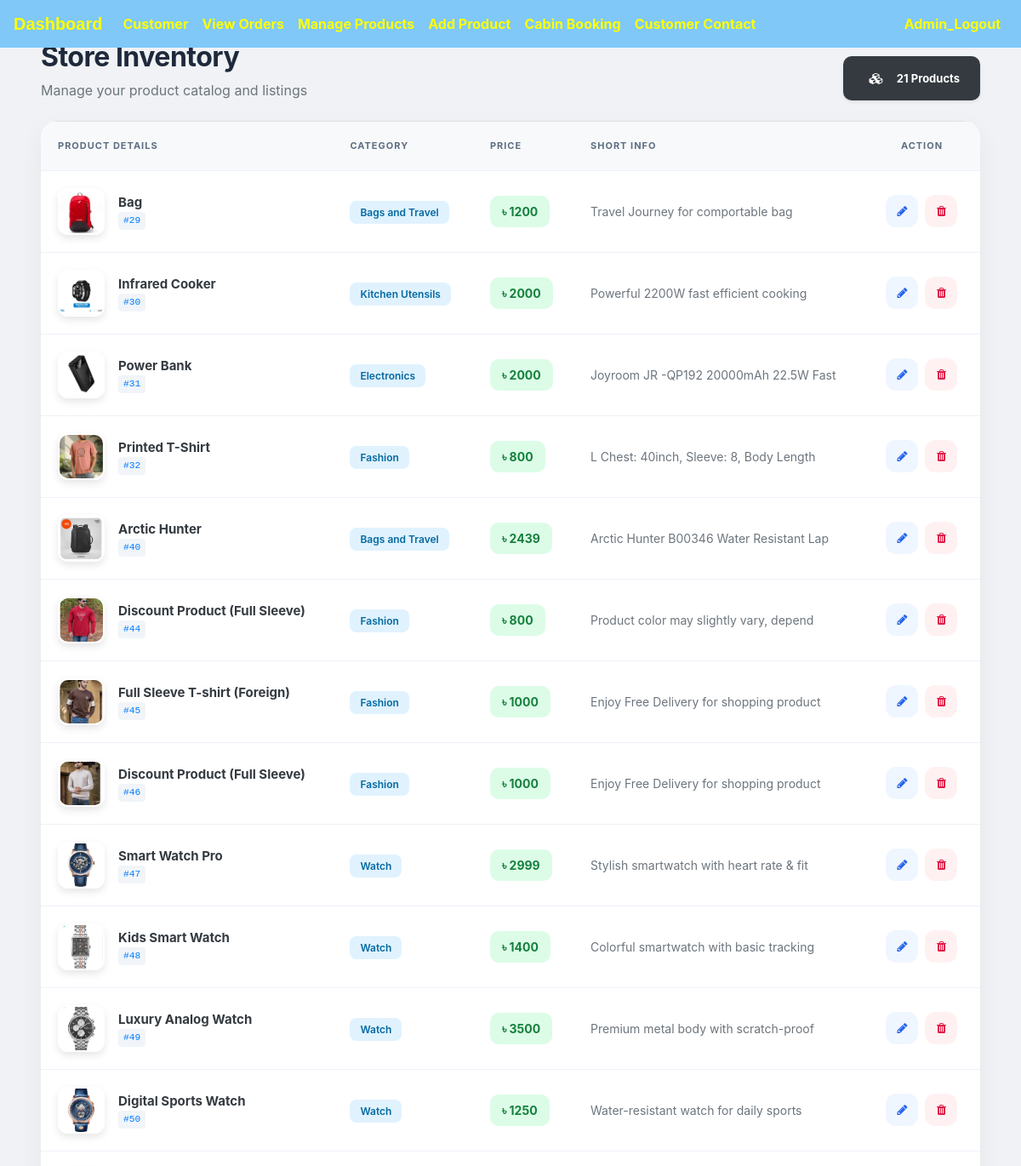
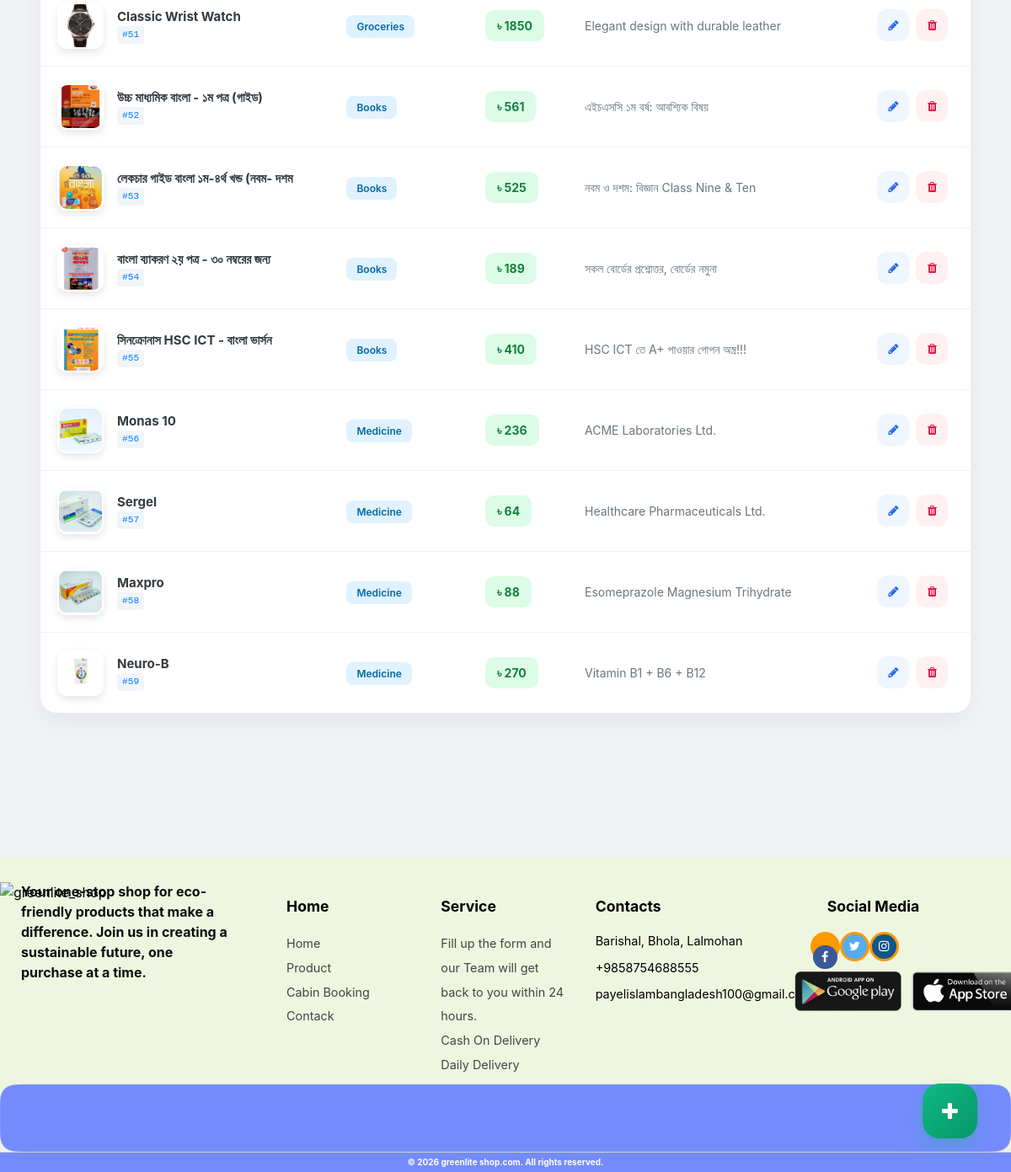
The app's page /admin-products (signed in) with its own data (2 pictures, top to bottom).
### ecom/models.py (models this page shows, shortened)
class Product(models.Model):
    CAT_CHOICES = (
        ('Fashion', 'Fashion'),
        ('Bags and Travel', 'Bags and Travel'),
        ('Medicine', 'Medicine'),
        ('Mobiles', 'Mobiles'),
        ('Books', 'Books'),
        ('Food', 'Food'),
        ('Watch','Watch'),
        ('Groceries','Groceries'),
        ('Furniture & Décor','Furniture & Décor'),
        ('Woman Dress','Woman Dress'),
        ('Kitchen Utensils','Kitchen Utensils'),
        ('Electronics','Electronics'),
        ('Tour','Tour'),
    )
    name = models.CharField(max_length=40)
    product_image = models.ImageField(upload_to='product_image/', null=True, blank=True)
    price = models.PositiveIntegerField()
    description = models.CharField(max_length=40)
    category = models.CharField(max_length=50, choices=CAT_CHOICES, default='Fashion')

### ecom/views.py (the view)
# urls.py: path('admin-products', views.admin_products_view,name='admin-products'),
@login_required(login_url='adminlogin')
def admin_products_view(request):
    products=models.Product.objects.all()
    return render(request,'ecom/admin_products.html',{'products':products})

### templates/ecom/admin_products.html (shortened to what this page needs)
{% extends 'ecom/admin_base.html' %}
{% load static %}
{% block content %}
<div class="container-fluid px-lg-5">
    <div class="row mt-5">
        <div class="col-12">
            <div class="d-flex justify-content-between align-items-end mb-4 inventory-header">
                <div>
                    <h2 class="font-weight-bold">Store Inventory</h2>
                    <p class="text-muted mb-0">Manage your product catalog and listings</p>
                </div>
                <div class="text-right">
                    <span class="badge badge-pill badge-dark py-2 px-4 shadow-sm" style="font-size: 13px; border-radius: 10px;">
                        <i class="fa fa-cubes mr-2"></i> {{ products.count }} Products
                    </span>
                </div>
            </div>
            <div class="inventory-card">
                <div class="table-responsive">
                    <table class="table table-hover">
                        <thead>
                            <tr>
                                <th>Product Details</th>
                                <th>Category</th>
                                <th>Price</th>
                                <th>Short Info</th>
                                <th class="text-center">Action</th>
                            </tr>
                        </thead>
                        <tbody>
                            {% for p in products %}
                            <tr>
                                <td>
                                    <div class="d-flex align-items-center">
                                        {% if p.product_image %}
                                            <img src="{{ p.product_image.url }}" class="product-img-table mr-3" alt="{{ p.name }}">
                                        {% else %}
                                            <div class="product-img-table mr-3 d-flex align-items-center justify-content-center bg-light text-muted" style="border: 2px dashed #cbd5e1;">
                                                <i class="fa fa-image"></i>
                                            </div>
                                        {% endif %}
                                        <div class="d-flex flex-column">
                                            <span class="font-weight-bold text-dark" style="font-size: 15px;">{{ p.name }}</span>
                                            <code class="small text-primary" style="background: #f1f5f9; padding: 2px 6px; border-radius: 4px; width: fit-content;">#{{ p.id }}</code>
                                        </div>
                                    </div>
                                </td>
                                <td><span class="badge-soft-info">{{ p.category }}</span></td>
                                <td><span class="badge-price">৳ {{ p.price }}</span></td>
                                <td>
                                    <span class="text-muted" title="{{ p.description }}">
                                        {{ p.description|truncatewords:8 }}
                                    </span>
                                </td>
                                <td class="text-center">
                                    <div class="d-flex justify-content-center">
                                        <a href="{% url 'update-product' p.id %}" class="btn-action btn-edit" title="Edit Product">
                                            <i class="fa fa-pencil"></i>
                                        </a>
                                        <a href="{% url 'delete-product' p.id %}" class="btn-action btn-delete" title="Delete Product">
                                            <i class="fa fa-trash"></i>
                                        </a>
                                    </div>
                                </td>
                            </tr>
                            {% endfor %}
                        </tbody>
                    </table>
                </div>
            </div>
        </div>
    </div>
</div>
<a href="/admin-add-product" class="float-add" title="Add New Product">
    <i class="fa fa-plus"></i>
</a>
{% endblock content %}

### templates/ecom/admin_base.html (style rules this page uses)
.fa { font-size: 23px; width: 2em; height: 2em; text-align: center; text-decoration: none; margin: 5px 2px; border-radius: 50%; padding-top: 0.5em; }
p { text-align: center; }

### templates/ecom/admin_products.html (style rules this page uses)
body { background-color: #f0f2f5; }
.inventory-card { background: #ffffff; border: none; border-radius: 20px; box-shadow: 0 10px 30px rgba(0, 0, 0, 0.05); overflow: hidden; margin-bottom: 50px; }
.table { margin-bottom: 0; }
.table thead th { background-color: #f8f9fa; color: #5e6e82; font-weight: 700; text-transform: uppercase; font-size: 11px; letter-spacing: 1px; border-bottom: 1px solid #edf2f9; padding: 20px; }
.table tbody td { padding: 20px; vertical-align: middle; border-top: 1px solid #edf2f9; color: #4d5969; font-size: 14px; }
.product-img-table { width: 55px; height: 55px; object-fit: cover; border-radius: 12px; box-shadow: 0 4px 10px rgba(0, 0, 0, 0.1); border: 2px solid #fff; }
.badge-soft-info { background-color: #e0f2fe; color: #0369a1; padding: 6px 12px; border-radius: 8px; font-weight: 600; font-size: 12px; }
.badge-price { background-color: #dcfce7; color: #15803d; font-weight: 700; padding: 8px 14px; border-radius: 10px; display: inline-block; }
.btn-action { width: 38px; height: 38px; display: inline-flex; align-items: center; justify-content: center; border-radius: 12px; margin: 0 4px; transition: all 0.2s ease; border: none; }
.btn-edit { background-color: #eff6ff; color: #2563eb; }
.btn-delete { background-color: #fff1f2; color: #e11d48; }
.float-add { position: fixed; width: 65px; height: 65px; bottom: 40px; right: 40px; background: linear-gradient(135deg, #10b981 0%, #059669 100%); color: #FFF; border-radius: 20px; box-shadow: 0 10px 20px rgba(16, 185, 129, 0.3); display: flex; align-items: center; justify-content: center; font-size: 24px; z-index: 1000; transition: all 0.3s cubic-bezier(0.175, 0.885, 0.32, 1.275); }
.inventory-header h2 { color: #1e293b; letter-spacing: -0.5px; }

### records on screen
Product: product_image (picture), name "Bag", id "29", category "Bags and Travel", price "1200", description "Travel Journey for comportable bag"
Product: product_image (picture), name "Infrared Cooker", id "30", category "Kitchen Utensils", price "2000", description "Powerful 2200W fast efficient cooking"
Product: product_image (picture), name "Power Bank", id "31", category "Electronics", price "2000", description "Joyroom JR -QP192 20000mAh 22.5W Fast"
Product: product_image (picture), name "Printed T-Shirt", id "32", category "Fashion", price "800", description "L Chest: 40inch, Sleeve: 8, Body Length"
Product: product_image (picture), name "Arctic Hunter", id "40", category "Bags and Travel", price "2439", description "Arctic Hunter B00346 Water Resistant Lap"
Product: product_image (picture), name "Discount Product (Full Sleeve)", id "44", category "Fashion", price "800", description "Product color may slightly vary, depend"
Product: product_image (picture), name "Full Sleeve T-shirt (Foreign)", id "45", category "Fashion", price "1000", description "Enjoy Free Delivery for shopping product"
Product: product_image (picture), name "Discount Product (Full Sleeve)", id "46", category "Fashion", price "1000", description "Enjoy Free Delivery for shopping product"
Product: product_image (picture), name "Smart Watch Pro", id "47", category "Watch", price "2999", description "Stylish smartwatch with heart rate & fit"
Product: product_image (picture), name "Kids Smart Watch", id "48", category "Watch", price "1400", description "Colorful smartwatch with basic tracking"
Product: product_image (picture), name "Luxury Analog Watch", id "49", category "Watch", price "3500", description "Premium metal body with scratch-proof"
Product: product_image (picture), name "Digital Sports Watch", id "50", category "Watch", price "1250", description "Water-resistant watch for daily sports"
Product: product_image (picture), name "Classic Wrist Watch", id "51", category "Groceries", price "1850", description "Elegant design with durable leather"
Product: product_image (picture), name "উচ্চ মাধ্যমিক বাংলা - ১ম পত্র (গাইড)", id "52", category "Books", price "561", description "এইচএসসি ১ম বর্ষ: আবশ্যিক বিষয়"
Product: product_image (picture), name "লেকচার গাইড বাংলা ১ম-৪র্থ খন্ড (নবম- দশম", id "53", category "Books", price "525", description "নবম ও দশম: বিজ্ঞান Class Nine & Ten"
Product: product_image (picture), name "বাংলা ব্যাকরণ ২য় পত্র - ৩০ নম্বরের জন্য", id "54", category "Books", price "189", description "সকল বোর্ডের প্রশ্নোত্তর, বোর্ডের নমুনা"
Product: product_image (picture), name "সিনক্রোনাস HSC ICT - বাংলা ভার্সন", id "55", category "Books", price "410", description "HSC ICT তে A+ পাওয়ার গোপন অস্ত্র!!!"
Product: product_image (picture), name "Monas 10", id "56", category "Medicine", price "236", description "ACME Laboratories Ltd."
Product: product_image (picture), name "Sergel", id "57", category "Medicine", price "64", description "Healthcare Pharmaceuticals Ltd."
Product: product_image (picture), name "Maxpro", id "58", category "Medicine", price "88", description "Esomeprazole Magnesium Trihydrate"
Product: product_image (picture), name "Neuro-B", id "59", category "Medicine", price "270", description "Vitamin B1 + B6 + B12"

### other values on screen
{{ products.count }} "21"
